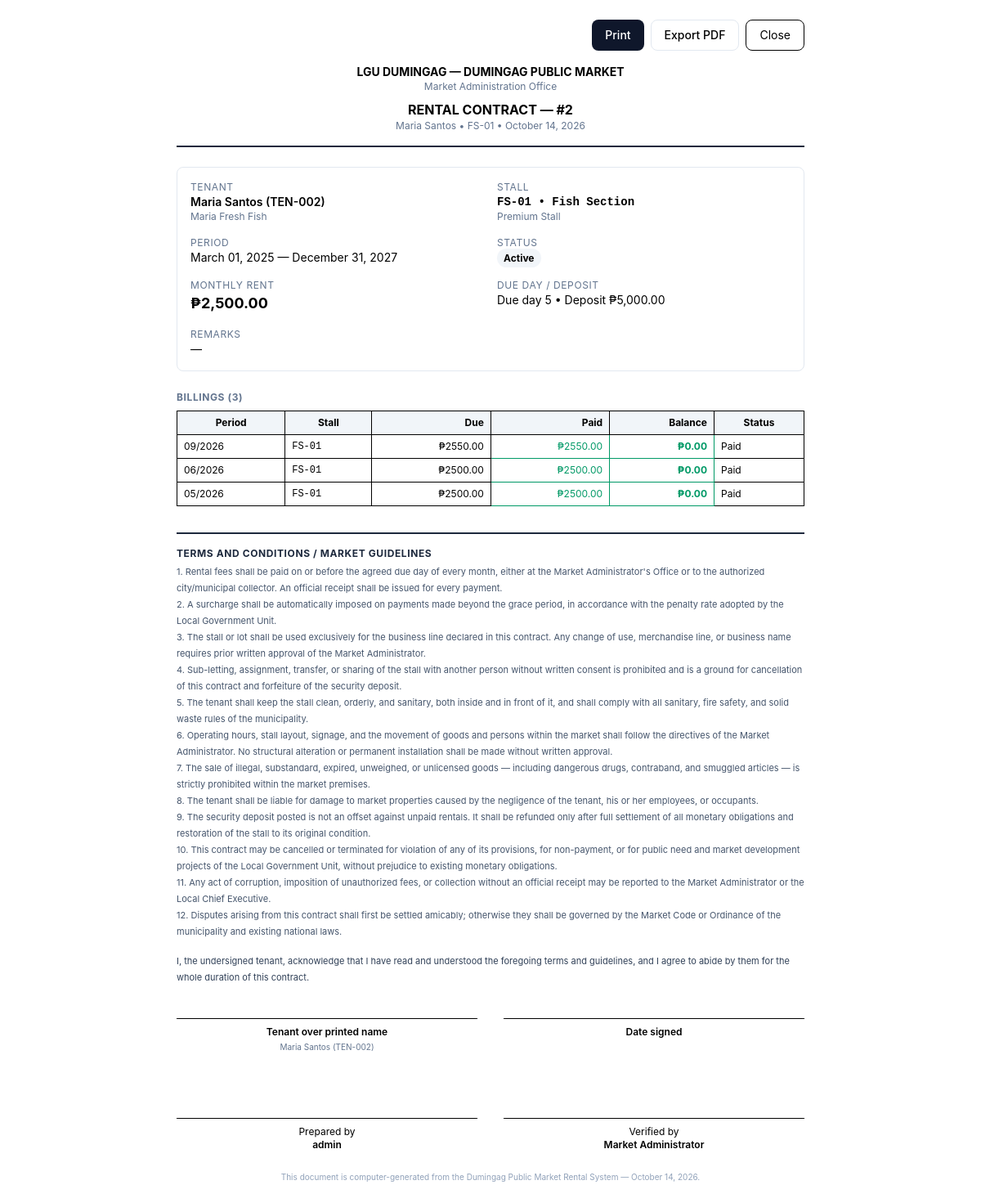
/contracts/2/print/ (signed in), run on the app's committed database.
### core/models.py (models this page shows, shortened)
class SystemSetting(models.Model):
    PENALTY_TYPE_CHOICES = [
        ('fixed', 'Fixed'),
        ('percentage', 'Percentage'),
    ]
    municipality_name = models.CharField(max_length=200)
    market_name = models.CharField(max_length=200)
    office_name = models.CharField(max_length=200)
    receipt_prefix = models.CharField(max_length=20)
    default_due_day = models.PositiveIntegerField(default=5)
    penalty_type = models.CharField(max_length=20, choices=PENALTY_TYPE_CHOICES, default='percentage')
    penalty_value = models.DecimalField(max_digits=10, decimal_places=2, default=0)
    grace_period = models.PositiveIntegerField(default=5)
    logo = models.ImageField(upload_to='logos/', blank=True, null=True)
    theme_color = models.CharField(max_length=7, default='#003366')
    terms_and_conditions = models.TextField(
        default=DEFAULT_CONTRACT_TERMS,
        blank=True,
        help_text='One clause per line. Printed on every rental contract.',
    )
    class Meta:
        verbose_name = 'System Setting'
        verbose_name_plural = 'System Settings'

class RentalContract(models.Model):
    STATUS_CHOICES = [
        ('Active', 'Active'),
        ('Expired', 'Expired'),
        ('Terminated', 'Terminated'),
        ('Pending', 'Pending'),
    ]
    tenant = models.ForeignKey(Tenant, on_delete=models.CASCADE, related_name='contracts')
    stall = models.ForeignKey(Stall, on_delete=models.CASCADE, related_name='contracts')
    start_date = models.DateField()
    end_date = models.DateField(null=True, blank=True)
    monthly_rent = models.DecimalField(max_digits=10, decimal_places=2)
    due_day = models.PositiveIntegerField(default=5)
    security_deposit = models.DecimalField(max_digits=10, decimal_places=2, default=0)
    status = models.CharField(max_length=20, choices=STATUS_CHOICES, default='Active')
    remarks = models.TextField(blank=True)
    created_at = models.DateTimeField(auto_now_add=True)
    updated_at = models.DateTimeField(auto_now=True)
    class Meta:
        ordering = ['-start_date']
        constraints = [
            models.UniqueConstraint(
                fields=['stall', 'status'],
                name='unique_active_contract_per_stall',
                condition=models.Q(status='Active'),
            ),
        ]

class Tenant(models.Model):
    STATUS_CHOICES = [
        ('Active', 'Active'),
        ('Inactive', 'Inactive'),
        ('Suspended', 'Suspended'),
        ('Terminated', 'Terminated'),
    ]
    tenant_id = models.CharField(max_length=20, unique=True)
    user = models.OneToOneField(User, on_delete=models.SET_NULL, null=True, blank=True, related_name='tenant')
    full_name = models.CharField(max_length=200)
    first_name = models.CharField(max_length=100, blank=True)
    middle_name = models.CharField(max_length=100, blank=True)
    last_name = models.CharField(max_length=100, blank=True)
    address = models.TextField()
    street = models.CharField(max_length=200, blank=True)
    barangay = models.CharField(max_length=100, blank=True)
    municipality = models.CharField(max_length=100, blank=True)
    province = models.CharField(max_length=100, blank=True)
    contact_number = models.CharField(max_length=20)
    email = models.EmailField(blank=True)
    valid_id_type = models.CharField(max_length=100, blank=True)
    valid_id_number = models.CharField(max_length=100, blank=True)
    valid_id_image = models.ImageField(upload_to='tenant_ids/', blank=True, null=True)
    business_name = models.CharField(max_length=200, blank=True)
    business_type = models.CharField(max_length=100, blank=True)
    emergency_contact_name = models.CharField(max_length=200, blank=True)
    emergency_contact_number = models.CharField(max_length=20, blank=True)
    status = models.CharField(max_length=20, choices=STATUS_CHOICES, default='Active')
    date_registered = models.DateField(auto_now_add=True)
    notes = models.TextField(blank=True)
    created_at = models.DateTimeField(auto_now_add=True)
    updated_at = models.DateTimeField(auto_now=True)
    class Meta:
        ordering = ['full_name']

class Stall(models.Model):
    STATUS_CHOICES = [
        ('Vacant', 'Vacant'),
        ('Occupied', 'Occupied'),
        ('Reserved', 'Reserved'),
        ('Maintenance', 'Maintenance'),
    ]
    stall_number = models.CharField(max_length=20, unique=True)
    section = models.ForeignKey(MarketSection, on_delete=models.CASCADE, related_name='stalls')
    stall_type = models.ForeignKey(StallType, on_delete=models.SET_NULL, null=True, related_name='stalls')
    size = models.DecimalField(max_digits=8, decimal_places=2, blank=True, null=True)
    monthly_rate = models.DecimalField(max_digits=10, decimal_places=2)
    status = models.CharField(max_length=20, choices=STATUS_CHOICES, default='Vacant')
    remarks = models.TextField(blank=True)
    created_at = models.DateTimeField(auto_now_add=True)
    updated_at = models.DateTimeField(auto_now=True)
    class Meta:
        ordering = ['stall_number']

class MarketSection(models.Model):
    name = models.CharField(max_length=100, unique=True)
    description = models.TextField(blank=True)
    class Meta:
        ordering = ['name']

class StallType(models.Model):
    name = models.CharField(max_length=100, unique=True)
    description = models.TextField(blank=True)
    class Meta:
        ordering = ['name']

class Billing(models.Model):
    STATUS_CHOICES = [
        ('Unpaid', 'Unpaid'),
        ('Paid', 'Paid'),
        ('Partial', 'Partial'),
        ('Overdue', 'Overdue'),
    ]
    tenant = models.ForeignKey(Tenant, on_delete=models.CASCADE, related_name='billings')
    stall = models.ForeignKey(Stall, on_delete=models.CASCADE, related_name='billings')
    contract = models.ForeignKey(RentalContract, on_delete=models.CASCADE, related_name='billings')
    billing_month = models.PositiveIntegerField()
    billing_year = models.PositiveIntegerField()
    rental_amount = models.DecimalField(max_digits=10, decimal_places=2)
    penalty_amount = models.DecimalField(max_digits=10, decimal_places=2, default=0)
    discount = models.DecimalField(max_digits=10, decimal_places=2, default=0)
    total_due = models.DecimalField(max_digits=10, decimal_places=2)
    amount_paid = models.DecimalField(max_digits=10, decimal_places=2, default=0)
    balance = models.DecimalField(max_digits=10, decimal_places=2)
    due_date = models.DateField()
    status = models.CharField(max_length=20, choices=STATUS_CHOICES, default='Unpaid')
    created_at = models.DateTimeField(auto_now_add=True)
    updated_at = models.DateTimeField(auto_now=True)
    class Meta:
        ordering = ['-billing_year', '-billing_month']
        unique_together = ['tenant', 'stall', 'billing_month', 'billing_year']

### core/views/contracts.py (the view)
# urls.py: path('contracts/<int:pk>/print/', contract_view_print, name='contract_view_print'),
@staff_required
def contract_view_print(request, pk):
    contract = get_object_or_404(RentalContract.objects.select_related('tenant', 'stall', 'stall__section'), pk=pk)
    billings = Billing.objects.filter(contract=contract).order_by('-billing_year', '-billing_month')
    from core.models import SystemSetting
    context = {
        'contract': contract,
        'billings': billings,
        'system_settings': SystemSetting.objects.first(),
        'user': request.user,
        'now': __import__('django.utils.timezone', fromlist=['now']).now(),
    }
    return render(request, 'contracts/print_view.html', context)

### core/context_processors.py (called while the page is built)
def system_settings(request):
    settings = SystemSetting.objects.first()
    return {'system_settings': settings}

def static_version(request):
    try:
        mtime = int((settings.BASE_DIR / "static" / "css" / "output.css").stat().st_mtime)
    except OSError:
        mtime = ""
    return {"STATIC_VERSION": mtime}

### core/permissions.py (called while the page is built)
def get_user_role(user):
    try:
        return user.profile.role
    except Exception:
        if user.is_superuser:
            return 'admin'
        return None

def role_required(allowed_roles):
    allowed = set(allowed_roles)
    def decorator(view_func):
        @wraps(view_func)
        @login_required
        def _wrapped(request, *args, **kwargs):
            role = get_user_role(request.user)
            if request.user.is_superuser:
                return view_func(request, *args, **kwargs)
            if role not in allowed:
                messages.error(request, 'You do not have permission to access that page.')
                return redirect('dashboard')
            return view_func(request, *args, **kwargs)
        return _wrapped
    return decorator

### core/templatetags/market_tags.py (called while the page is built)
@register.filter
def textlines(value):
    return [line.strip() for line in (value or '').splitlines() if line.strip()]

### templates/contracts/print_view.html (shortened to what this page needs)
{% load static humanize market_tags %}<!DOCTYPE html>
<html lang="en">
<head>
  <link rel="stylesheet" href="{% static 'css/output.css' %}?v={{ STATIC_VERSION }}">
</head>
<body class="bg-white p-6 font-sans">
  <div class="max-w-3xl mx-auto">
    <div class="no-print mb-4 flex justify-end gap-2">
      <button onclick="window.print()" class="rounded-lg bg-slate-900 px-4 py-2 text-sm font-medium text-white">Print</button>
      <a href="{% url 'contract_view_export_pdf' contract.id %}" class="rounded-lg border border-slate-200 bg-white px-4 py-2 text-sm font-medium">Export PDF</a>
      <button onclick="window.close()" class="rounded-lg border px-4 py-2 text-sm">Close</button>
    </div>
    <div class="text-center border-b-2 border-slate-800 pb-4 mb-6">
      <h1 class="text-sm font-bold uppercase">{{ system_settings.municipality_name|default:"Municipality" }} — {{ system_settings.market_name|default:"Public Market" }}</h1>
      <p class="text-xs text-slate-500">{{ system_settings.office_name|default:"" }}</p>
      <h2 class="mt-2 text-base font-bold uppercase">Rental Contract — #{{ contract.id }}</h2>
      <p class="text-xs text-slate-500">{{ contract.tenant.full_name }} • {{ contract.stall.stall_number }} • {{ now|date:"F d, Y" }}</p>
    </div>
    <div class="grid grid-cols-2 gap-4 text-sm border border-slate-200 rounded-lg p-4">
      <div><p class="text-xs uppercase tracking-wider text-slate-500">Tenant</p><p class="font-semibold">{{ contract.tenant.full_name }} ({{ contract.tenant.tenant_id }})</p><p class="text-xs text-slate-500">{{ contract.tenant.business_name|default:"" }}</p></div>
      <div><p class="text-xs uppercase tracking-wider text-slate-500">Stall</p><p class="font-mono font-bold">{{ contract.stall.stall_number }} • {{ contract.stall.section.name }}</p><p class="text-xs text-slate-500">{{ contract.stall.stall_type.name|default:"" }}</p></div>
      <div><p class="text-xs uppercase tracking-wider text-slate-500">Period</p><p>{{ contract.start_date|date:"F d, Y" }} — {{ contract.end_date|date:"F d, Y"|default:"Open-ended" }}</p></div>
      <div><p class="text-xs uppercase tracking-wider text-slate-500">Status</p><p><span class="rounded-full bg-slate-100 px-2 py-1 text-xs font-bold">{{ contract.status }}</span></p></div>
      <div><p class="text-xs uppercase tracking-wider text-slate-500">Monthly Rent</p><p class="font-bold text-lg">₱{{ contract.monthly_rent|floatformat:2|intcomma }}</p></div>
      <div><p class="text-xs uppercase tracking-wider text-slate-500">Due Day / Deposit</p><p>Due day {{ contract.due_day }} • Deposit ₱{{ contract.security_deposit|floatformat:2|intcomma }}</p></div>
      <div class="col-span-2"><p class="text-xs uppercase tracking-wider text-slate-500">Remarks</p><p>{{ contract.remarks|default:"—" }}</p></div>
    </div>
    <div class="mt-6">
      <h3 class="text-xs font-bold uppercase tracking-wider text-slate-500 mb-2">Billings ({{ billings|length }})</h3>
      <table class="w-full border-collapse text-xs">
        <thead><tr class="bg-slate-100"><th class="border px-2 py-1.5">Period</th><th class="border px-2 py-1.5">Stall</th><th class="border px-2 py-1.5 text-right">Due</th><th class="border px-2 py-1.5 text-right">Paid</th><th class="border px-2 py-1.5 text-right">Balance</th><th class="border px-2 py-1.5">Status</th></tr></thead>
        <tbody>{% for b in billings %}<tr><td class="border px-2 py-1.5">{{ b.billing_month|stringformat:"02d" }}/{{ b.billing_year }}</td><td class="border px-2 py-1.5 font-mono">{{ b.stall.stall_number }}</td><td class="border px-2 py-1.5 text-right">₱{{ b.total_due|floatformat:2 }}</td><td class="border px-2 py-1.5 text-right text-emerald-600">₱{{ b.amount_paid|floatformat:2 }}</td><td class="border px-2 py-1.5 text-right font-bold {% if b.balance > 0 %}text-red-600{% else %}text-emerald-600{% endif %}">₱{{ b.balance|floatformat:2 }}</td><td class="border px-2 py-1.5">{{ b.status }}</td></tr>{% empty %}<tr><td colspan="6" class="border text-center py-3 text-slate-400">No billings</td></tr>{% endfor %}</tbody>
      </table>
    </div>
    {% with clauses=system_settings.terms_and_conditions|textlines %}
    {% if clauses %}
    <div class="mt-8 border-t-2 border-slate-800 pt-4">
      <h3 class="text-xs font-bold uppercase tracking-wider text-slate-800">Terms and Conditions / Market Guidelines</h3>
      <p class="mt-1 text-[11px] leading-5 text-slate-600">
        {% for clause in clauses %}<span class="block">{{ clause }}</span>{% endfor %}
      </p>
      <p class="mt-4 text-[11px] leading-5 text-slate-700">I, the undersigned tenant, acknowledge that I have read and understood the foregoing terms and guidelines, and I agree to abide by them for the whole duration of this contract.</p>
      <div class="mt-10 grid grid-cols-2 gap-8 text-center text-xs">
        <div class="border-t pt-2"><span class="font-semibold">Tenant over printed name</span><p class="mt-1 text-[10px] text-slate-500">{{ contract.tenant.full_name }} ({{ contract.tenant.tenant_id }})</p></div>
        <div class="border-t pt-2"><span class="font-semibold">Date signed</span></div>
      </div>
    </div>
    {% endif %}
    {% endwith %}
    <div class="mt-8 grid grid-cols-2 gap-8 text-center text-xs"><div class="border-t pt-2 mt-12">Prepared by<br><span class="font-semibold">{{ user.get_full_name|default:user.username }}</span></div><div class="border-t pt-2 mt-12">Verified by<br><span class="font-semibold">Market Administrator</span></div></div>
    <p class="mt-6 text-center text-[10px] text-slate-400">This document is computer-generated from the {{ system_settings.market_name|default:"Public Market" }} Rental System — {{ now|date:"F d, Y" }}.</p>
  </div>
</body>
</html>

### data on the page
SystemSetting: municipality_name "LGU DUMINGAG", market_name "DUMINGAG PUBLIC MARKET", office_name "Market Administration Office", market_name "Dumingag Public Market"
RentalContract: id "2", tenant.full_name "Maria Santos", stall.stall_number "FS-01", tenant.tenant_id "TEN-002", tenant.business_name "Maria Fresh Fish", stall.section.name "Fish Section", stall.stall_type.name "Premium Stall", start_date "March 01, 2025", end_date "December 31, 2027", status "Active", monthly_rent "2,500.00", due_day "5", security_deposit "5,000.00", remarks "—"
Billing: billing_month "09", billing_year "2026", stall.stall_number "FS-01", total_due "2550.00", amount_paid "2550.00", balance "0.00", status "Paid"
Billing: billing_month "06", billing_year "2026", stall.stall_number "FS-01", total_due "2500.00", amount_paid "2500.00", balance "0.00", status "Paid"
Billing: billing_month "05", billing_year "2026", stall.stall_number "FS-01", total_due "2500.00", amount_paid "2500.00", balance "0.00", status "Paid"

### other printed values
{{ now|date:"F d, Y" }} "October 14, 2026"
{{ billings|length }} "3"
{{ clause }} "2. A surcharge shall be automatically imposed on payments made beyond the grace period, in accordance with the penalty rate adopted by the Local Government Unit." "5. The tenant shall keep the stall clean, orderly, and sanitary, both inside and in front of it, and shall comply with all sanitary, fire safety, and solid waste rules of the municipality." "7. The sale of illegal, substandard, expired, unweighed, or unlicensed goods — including dangerous drugs, contraband, and smuggled articles — is strictly prohibited within the market premises." "8. The tenant shall be liable for damage to market properties caused by the negligence of the tenant, his or her employees, or occupants." "11. Any act of corruption, imposition of unauthorized fees, or collection without an official receipt may be reported to the Market Administrator or the Local Chief Executive." "12. Disputes arising from this contract shall first be settled amicably; otherwise they shall be governed by the Market Code or Ordinance of the municipality and existing national laws."
{{ user.get_full_name|default:user.username }} "admin"
